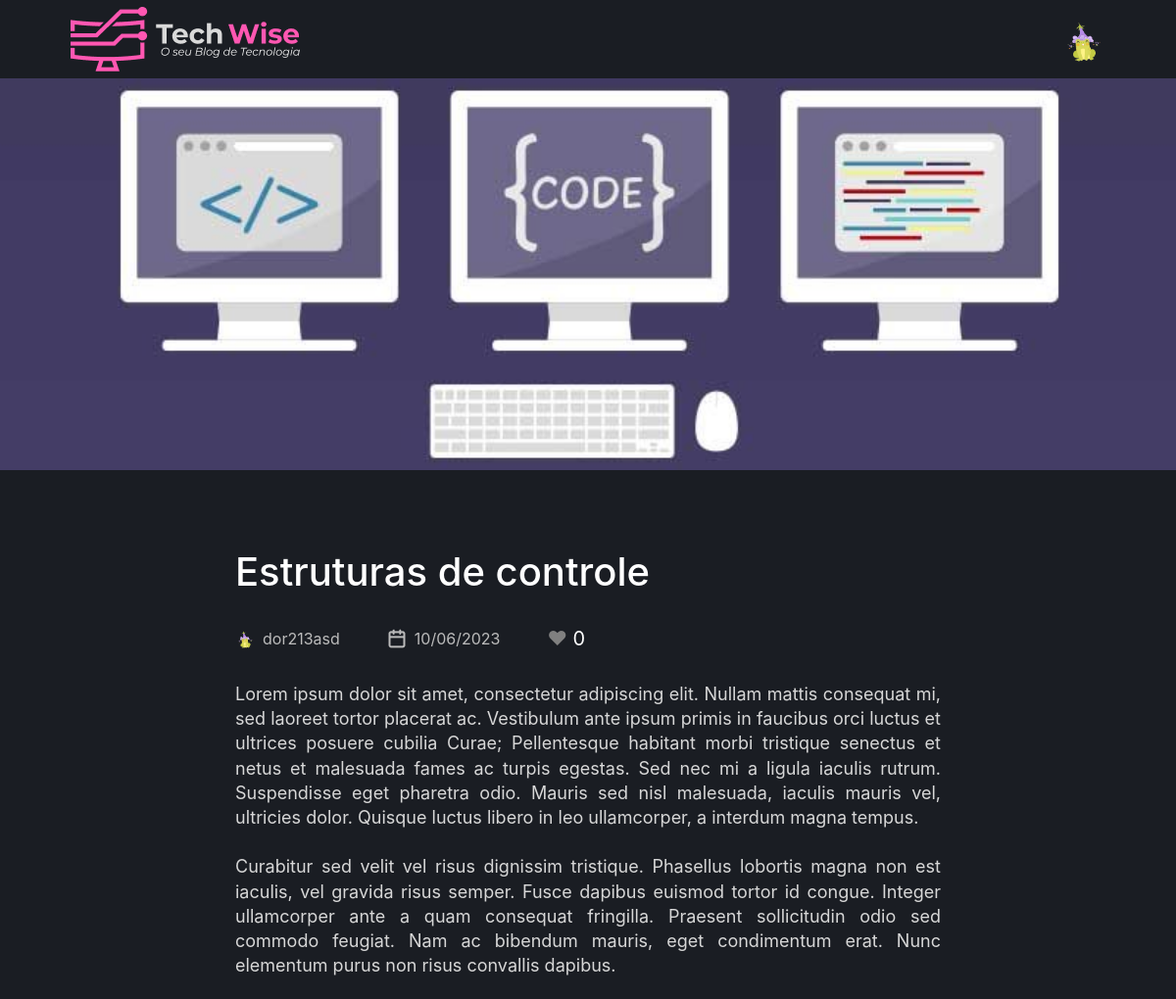
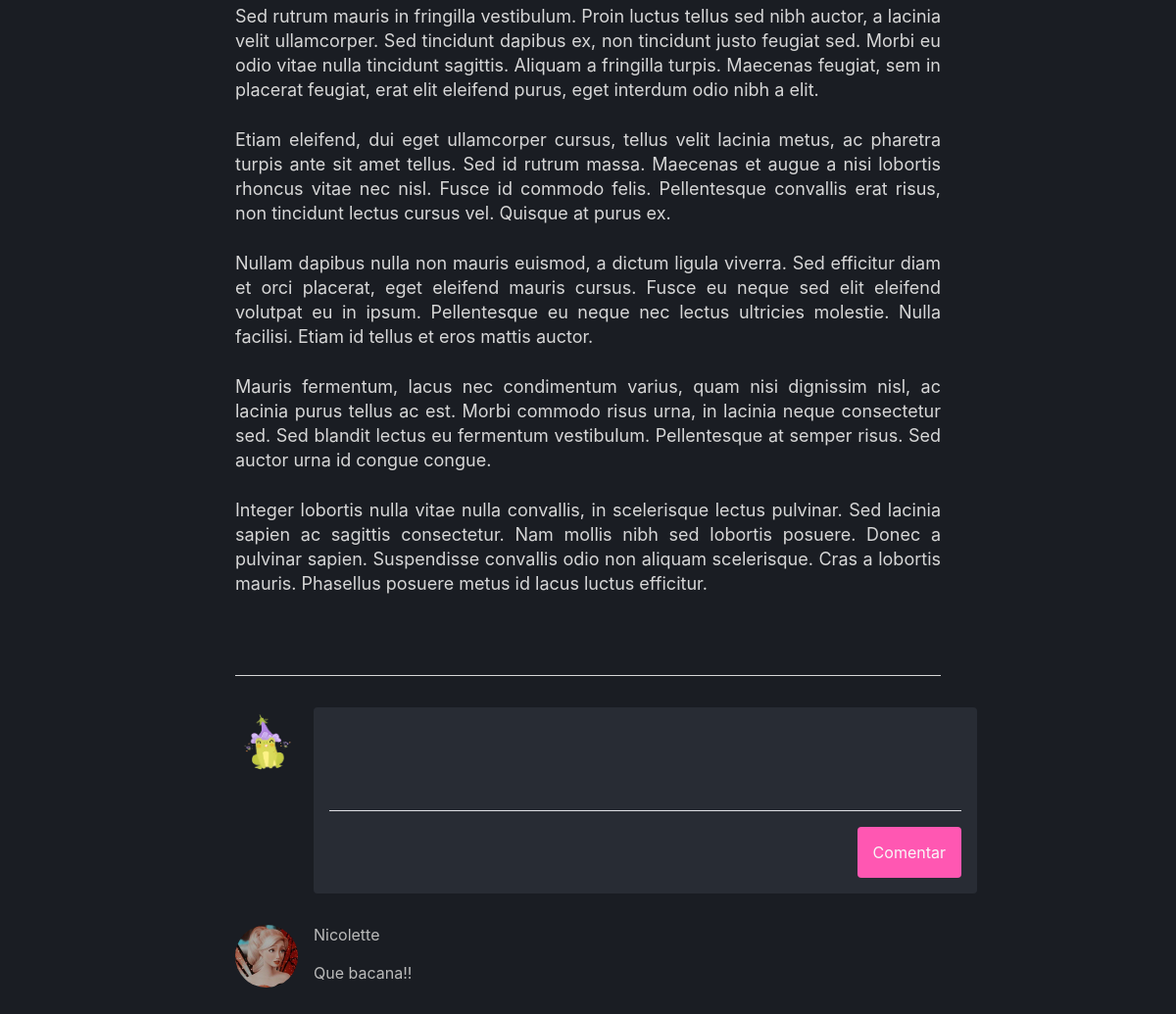
The page /article/detalhes/40 (signed in) on the database its author committed (2 pictures, top to bottom).
### tables this page shows
CREATE TABLE `user` (
  `idUser` int(11) NOT NULL,
  `name` varchar(150) NOT NULL,
  `email` varchar(200) NOT NULL,
  `password` varchar(255) NOT NULL,
  `avatar` varchar(255) DEFAULT NULL,
  `description` text DEFAULT NULL,
  `type` varchar(45) DEFAULT NULL
);

CREATE TABLE `article` (
  `idArticle` int(11) NOT NULL,
  `idUser` int(11) NOT NULL,
  `resume` varchar(250) NOT NULL,
  `text` text NOT NULL,
  `image` varchar(255) NOT NULL,
  `feedback` varchar(255) DEFAULT NULL,
  `status` varchar(255) NOT NULL,
  `idCategory` int(11) NOT NULL,
  `createdAt` date NOT NULL DEFAULT current_timestamp(),
  `title` varchar(100) NOT NULL
);

CREATE TABLE `comment` (
  `idComment` int(11) NOT NULL,
  `text` text NOT NULL,
  `User_idUser` int(11) NOT NULL,
  `Article_idArticle` int(11) NOT NULL,
  `createdAt` datetime NOT NULL DEFAULT current_timestamp()
);

### App/Controllers/ArticleController.php (called while the page is built, shortened)
<?php
class ArticleController extends Controller
{
    public function detalhes($params)
    {
        $userDAO = new UserDAO();
        $user = $userDAO->getById($_SESSION['idUser']);
        $idArticle = $params[0];
        $articleDAO = new ArticleDAO();
        $article = $articleDAO->getById($idArticle);
        $commentDAO = new CommentDAO();
        $comments = $commentDAO->getByArticleId($idArticle);
        $this->render('/article/detalhes');
    }
}

### index.php (called while the page is built, shortened)
<?php
try {
    $app = new App();
    $app->run();
}catch (\Exception $e){
    $oError = new Erro($e);
    $oError->render();
}

### App/Models/DAO/BaseDAO.php (called while the page is built, shortened)
<?php
abstract class BaseDAO
{
    private $conexao;
    public function __construct()
    {
        $this->conexao = Conexao::getConnection();
    }
    public function select($sql)
    {
        if(!empty($sql))
        {
            return $this->conexao->query($sql);
        }
    }
}

### App/Lib/Conexao.php (called while the page is built, shortened)
<?php
class Conexao
{
    public static function getConnection() {
        $pdoConfig  = DB_DRIVER . ":". "host=" . DB_HOST . ";";
        $pdoConfig .= "dbname=".DB_NAME.";";
        try {
            if(!isset($conn)){
                $conn =  new PDO($pdoConfig, DB_USER, DB_PASSWORD);
                $conn->setAttribute(PDO::ATTR_ERRMODE, PDO::ERRMODE_EXCEPTION);
            }
            return $conn;
        } catch (PDOException $e) {
            throw new Exception("Erro de conexão com o banco de dados. ($e)",500);
        }
    }
}

### App/Models/DAO/UserDAO.php (called while the page is built, shortened)
<?php
class UserDAO extends BaseDAO
{
    public function getById(int $idUser)
    {
        $resultado = $this->select("SELECT * FROM user WHERE idUser = $idUser");
        return $resultado->fetchObject(User::class);
    }
}

### App/Models/Entidades/User.php (called while the page is built, shortened)
<?php
class User
{
    private int $idUser;
    private string $name;
    private ?string $avatar;
	public function getIdUser(): int {
		return $this->idUser;
	}
	public function setIdUser(int $idUser): self {
		$this->idUser = $idUser;
		return $this;
	}
	public function getName(): string {
		return $this->name;
	}
	public function setName(string $name): self {
		$this->name = $name;
		return $this;
	}
	public function getAvatar(): ?string {
		return $this->avatar;
	}
	public function setAvatar(string $avatar): self {
		$this->avatar = $avatar;
		return $this;
	}
}

### App/Models/Entidades/Article.php (called while the page is built, shortened)
<?php
class Article
{
    private int $idArticle;
    private User $user;
    private string $title;
    private string $text;
    private ?string $image;
    private string $createdAt;
    public function __construct()
    {
        $this->user = new User();
    }
    public function getIdArticle(): int {
        return $this->idArticle;
    }
    public function setIdArticle(int $idArticle): self {
        $this->idArticle = $idArticle;
        return $this;
    }
    public function getText(): string {
        return $this->text;
    }
    public function setText(string $text): self {
        $this->text = $text;
        return $this;
    }
    public function getImage(): string {
        return $this->image;
    }
    public function setImage(string $image): self {
        $this->image = $image;
        return $this;
    }
	public function getCreatedAt() {
		return new DateTime($this->createdAt);
	}
	public function setCreatedAt($createdAt): self {
		$this->createdAt = $createdAt;
		return $this;
	}
	public function getUser()
	{
		return $this->user;
	}
	public function getTitle(): string {
		return $this->title;
	}
	public function setTitle(string $title): self {
		$this->title = $title;
		return $this;
	}
}

### App/Models/DAO/ArticleDAO.php (called while the page is built, shortened)
<?php
class ArticleDAO extends BaseDAO
{
    public function getById($id)
    {
        $resultado = $this->select(
            "SELECT a.title, a.resume, a.text, a.image, a.status, a.createdAt, c.idCategory,
            c.name as category, u.idUser, u.name as user, u.avatar
                FROM article as a INNER JOIN user as u ON a.idUser = u.idUser
                INNER JOIN category as c ON a.idCategory = c.idCategory
                WHERE a.idArticle = $id"
        );
        $dataSetArticle = $resultado->fetch();
        if($dataSetArticle) {
            $article = new Article();
            $article->setIdArticle($id);
            $article->setTitle($dataSetArticle['title']);
            $article->setStatus($dataSetArticle['status']);
            $article->setText($dataSetArticle['text']);
            $article->setResume($dataSetArticle['resume']);
            $article->setCreatedAt($dataSetArticle['createdAt']);
            $article->getUser()->setIdUser($dataSetArticle['idUser']);
            $article->getUser()->setName($dataSetArticle['user']);
            $article->getUser()->setAvatar($dataSetArticle['avatar']);
            $article->getCategory()->setIdCategory($dataSetArticle['idCategory']);
            $article->getCategory()->setName($dataSetArticle['category']);
            $article->setImage($dataSetArticle['image']);
            return $article;
        }
        return false;
    }
}

### App/Lib/Sessao.php (called while the page is built, shortened)
<?php
class Sessao
{
    public static function retornaValorFormulario($key){
        return (isset($_SESSION['form'][$key])) ? $_SESSION['form'][$key] : "";
    }
}

### App/Models/Entidades/Comment.php (called while the page is built, shortened)
<?php
class Comment
{
    private string $text;
    private User $user;
	public function __construct()
    {
        $this->user = new User();
    }
	public function getText(): string {
		return $this->text;
	}
	public function setText(string $text): self {
		$this->text = $text;
		return $this;
	}
	public function getUser() {
		return $this->user;
	}
}

### App/Models/DAO/CommentDAO.php (called while the page is built, shortened)
<?php
class CommentDAO extends BaseDAO
{
    public function getByArticleId($idArticle)
    {
        $resultado = $this->select(
            "SELECT c.idComment, c.text, c.createdAt, u.name, u.avatar as user
            FROM comment as c
            INNER JOIN user as u ON c.User_idUser = u.idUser
            WHERE c.Article_idArticle = $idArticle"
        );
        $comments = [];
        while ($dataSetComment = $resultado->fetch()) {
            $comment = new Comment();
            $comment->setIdComment($dataSetComment['idComment']);
            $comment->setText($dataSetComment['text']);
            $comment->setCreatedAt($dataSetComment['createdAt']);
            $comment->getUser()->setName($dataSetComment['name']);
            $comment->getUser()->setAvatar($dataSetComment['user']);
            $comments[] = $comment;
        }
        return $comments;
    }
}

### App/Views/article/detalhes.php (the view, shortened to what this page needs)
<body>
  <img src="http://<?= APP_HOST ?>/public/images/articles/<?= $viewVar['article']->getImage() ?>" alt="Banner" class="banner" />
  <main class="container">
    <div class="posts">
      <div class="postsTop">
        <h1><?= $viewVar['article']->getTitle(); ?></h1>
        <ul>
          <li>
            <a class="custom" href="http://<?php echo APP_HOST; ?>/user/author/<?= $viewVar['article']->getUser()->getIdUser(); ?>">
              <img src="http://<?php echo APP_HOST; ?>/public/images/users/<?= $viewVar['article']->getUser()->getAvatar(); ?>" class="d-flex align-items-center justify-content-center" style="width: 20px; height: 20px; border-radius: 9999px;" alt="user" />
              <?= $viewVar['article']->getUser()->getName(); ?>
            </a>
          </li>
          <li>
            <img src="http://<?php echo APP_HOST; ?>/public/icons/calendar.png" alt="calendario" />
            <?= $viewVar['article']->getCreatedAt()->format('d/m/Y') ?>
          </li>
          <li>
          <form method="POST" action="http://<?php echo APP_HOST; ?>/article/like/<?= $viewVar['article']->getIdArticle(); ?>">
            <button id="likeButton" type="submit" name="likeButton" class="like-button">
    <span class="heart">&#10084;</span>
    <span class="like-count"><?= $viewVar['likeCount'] ?></span>
</button>
</form>
          </li>
        </ul>
      </div>
      <article>
        <div class="postContent">
          <?= $viewVar['article']->getText(); ?>
        </div>
      </article>
      <footer>
        <div class="footerCointainer">
          <div class="newCommentsContainer">
            <div class="avatar">
              <img src="http://<?php echo APP_HOST; ?>/public/images/users/<?= $viewVar['user']->getAvatar(); ?>" alt="user" />
            </div>
            <form class="newCommentsForm" action="http://<?php echo APP_HOST; ?>/article/comment/<?= $viewVar['article']->getIdArticle(); ?>" method="post" id="form_cadastro">
              <textarea cols="70" rows="5" name="text" id="text" value="<?php echo $Sessao::retornaValorFormulario('text'); ?>" required></textarea>
              <div class="newCommentsFormFooter">
                <button type="submit" class="buttonSubmit">Comentar</button>
              </div>
            </form>
          </div>
        </div>
        <?php foreach ($viewVar['comments'] as $comment) { ?>
          <div class="CommentsContainer">
            <div class="avatar">
              <img src="http://<?php echo APP_HOST; ?>/public/images/users/<?= $comment->getUser()->getAvatar() ?>" alt="user" />
            </div>
            <div class="Comments">
              <div class="postsTop">
                <ul>
                  <li>
                    <?= $comment->getUser()->getName() ?>
                  </li>
                </ul>
              </div>
              <p><?= $comment->getText() ?></p>
            </div>
          </div>
        <?php } ?>
      </footer>
    </div>
  </main>
</body>

### App/Views/layouts/menu.php (shortened to what this page needs)
<?php if(!isset($_SESSION["loggedin"]) || !$_SESSION["loggedin"]){ ?>
                    <li <?php if($viewVar['nameController'] == "UserController") { ?> class="active" <?php } ?>>
                        <a class="nav-link" href="http://<?= APP_HOST.'/' ?>">
                    </li>
                <?php } else { ?>
<header class="headerContainer">
  <div class="headerContent">
    <a href="http://<?php echo APP_HOST; ?>/home">
      <img src=" http://<?php echo APP_HOST; ?>/public/icons/logo.png" alt="Logo" />
    </a>
    <div class="container-popover">
      <div class="popover-trigger">
        <div class="popover-btn avatar" style="width: 45px; height: 45px">
          <img src="http://<?php echo APP_HOST; ?>/public/images/users/<?= $viewVar['user']->getAvatar(); ?>"  alt="user" />
        </div>
      </div>
      <?php
}
?>
    </div>
  </div>
</header>

### public/css/style.css (style rules this page uses)
html { position: relative; min-height: 100%; overflow-x: hidden; }
* { box-sizing: border-box; margin: 0; padding: 0; }
.headerContainer { height: 5rem; }
.headerContent { max-width: 1120px; height: 5rem; margin: 0 auto; padding: 0 2rem; display: flex; justify-content: space-between; align-items: center; }
.container-popover { position: relative; }
.popover-trigger { position: relative; display: inline-block; }
.container { max-width: 1120px; margin: 0 auto; padding: 0 2rem; }
body { background: #1a1d23 !important; color: #fff; }
body, input, textarea, select, button { font: 400 1rem "Inter", sans-serif; }
button { cursor: pointer; }
a { color: inherit; text-decoration: none; }
.posts { max-width: 720px; margin: 5rem auto 0; }
.posts a { display: block; padding-bottom: 2rem; border-bottom: 1px solid #bbbbbb; }
.posts a.custom { padding-bottom: 0rem; border: none; display: flex; align-items: flex-end; gap: 0.5rem; }
.posts p { color: #bbbbbb; margin-top: 0.5rem; line-height: 1.625rem; }
.posts ul { display: flex; align-items: center; margin-top: 2rem; list-style: none; padding: 0; }
.posts ul li { margin-right: 3rem; color: #bbbbbb; display: flex; align-items: center; gap: 0.5rem; }
.banner { display: block; width: 100%; height: 25rem; object-fit: cover; }
.postContent { margin-top: 2rem; text-align: justify; color: #D7D7D7; font-size: 18px; font-weight: 400; line-height: 25.2px; }
.footerCointainer { border-top: 1px solid #D7D7D7; margin-top: 5rem; margin-bottom: 2rem; display: flex; padding-top: 2rem 0px; }
.newCommentsContainer { display: flex; justify-content: space-between; gap: 1rem; flex: 1; padding-top: 2rem; }
.avatar { height: 64px; width: 64px; border-radius: 999px; }
.avatar img { width: 100%; height: 100%; border-radius: 999px; }
.newCommentsForm { flex: 1; background: #282C34; padding: 1rem; border-radius: 4px; }
.newCommentsForm textarea { background: #282C34; border: 0; resize: none; outline: none; color: #E1E1E6; font-size: 14px; }
.newCommentsFormFooter { border-top: 1px solid #E1E1E6; padding-top: 1rem; display: flex; align-items: center; justify-content: flex-end; }
.newCommentsFormFooter button { margin-bottom: 0px; }
.CommentsContainer { display: flex; gap: 1rem; margin-bottom: 1rem; }
.Comments { flex: 1; }
.Comments p { text-align: justify; }
.Comments .postsTop ul { margin-top: 0px; }
.buttonSubmit { color: #F8F8F8; padding: 1rem; border-radius: 4px; display: flex; align-items: center; justify-content: center; background: #FF57B2; outline: 0; border: 0; margin-bottom: 1rem; }

### public/css/like.css (style rules this page uses)
.like-button { display: inline-block; background-color: transparent; border: none; cursor: pointer; font-size: 20px; color: #fff; }
.like-button .heart { color: gray; }

### rows shown on the page
user: avatar (picture)
article: image (picture), title "Estruturas de controle", idUser.avatar (picture), idUser.name "dor213asd", createdAt "10/06/2023", text "Lorem ipsum dolor sit amet, consectetur adipiscing elit. Nullam mattis consequat mi, sed laoreet tortor placerat ac. Vestibulum ante ipsum primis in faucibus orci luctus et ultrices posuere cubilia Curae; Pellentesque habitant morbi tristique senectus et netus et malesuada fames ac turpis egestas. Sed nec mi a ligula iaculis rutrum. Suspendisse eget pharetra odio. Mauris sed nisl malesuada, iaculis mauris vel, ultricies dolor. Quisque luctus libero in leo ullamcorper, a interdum magna tempus. Curabitur sed velit vel risus dignissim tristique. Phasellus lobortis magna non est iaculis, vel gravida risus semper. Fusce dapibus euismod tortor id congue. Integer ullamcorper ante a quam consequat…"
comment: User_idUser.avatar (picture), User_idUser.name "Nicolette", text "Que bacana!!"

### other values the page prints
$viewVar['likeCount'] "0"
